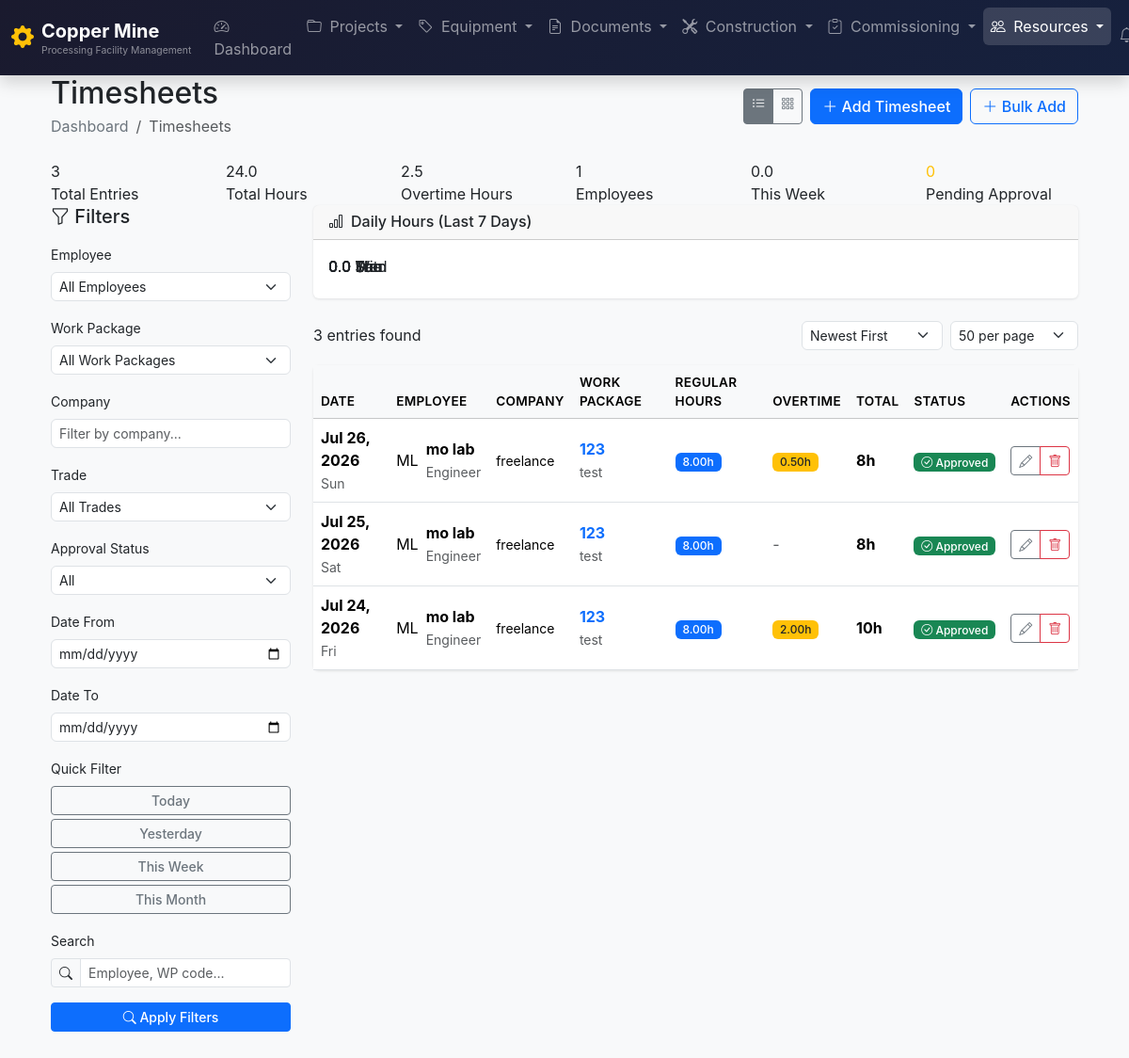
The app's page /resources/timesheets/ (signed in), older data.
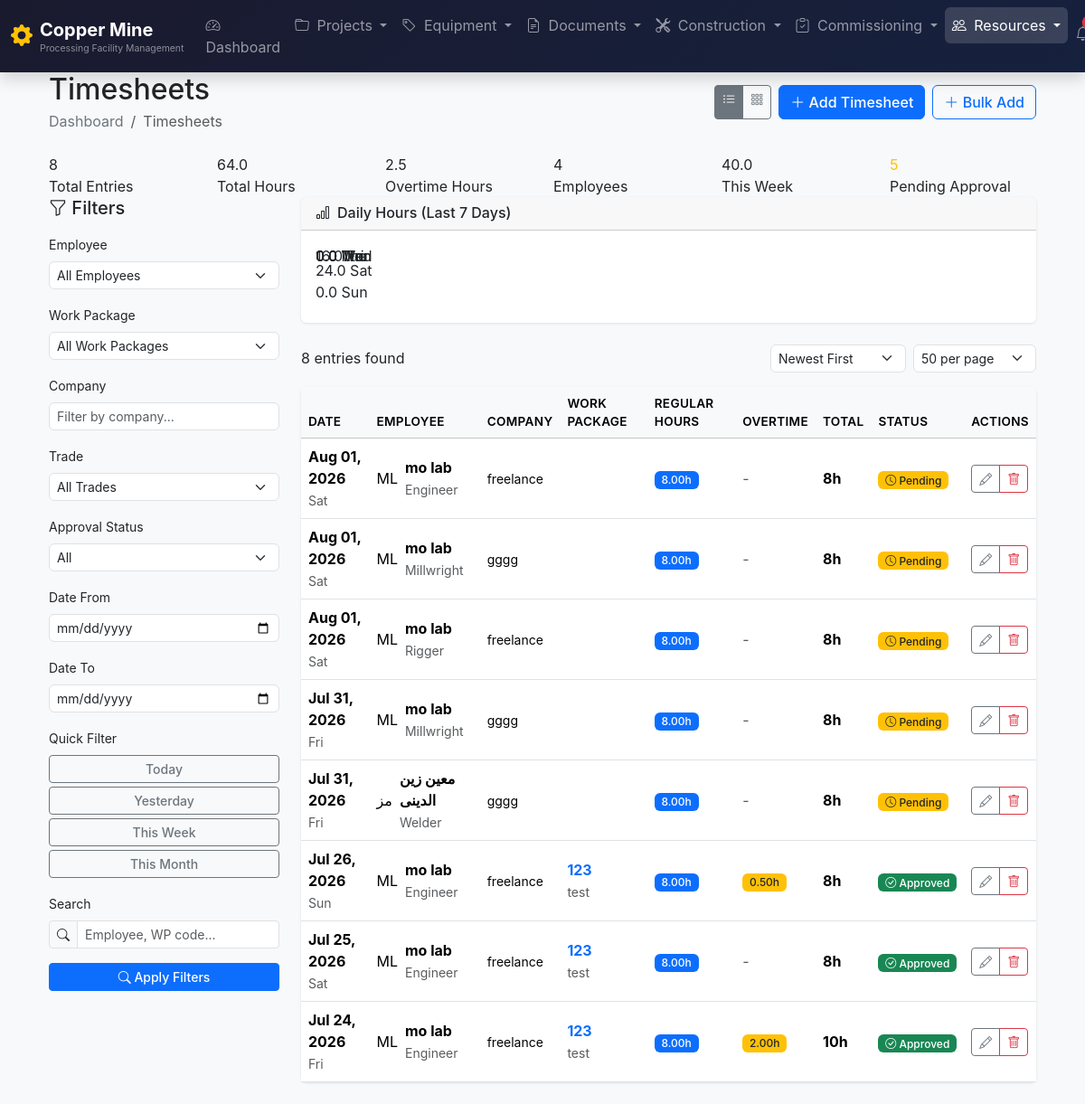
The same page, newer data.
### resources/models.py (models this page shows, shortened)
class Timesheet(models.Model):
	employee = models.ForeignKey(
			Employee, on_delete=models.CASCADE, related_name='timesheets'
			)
	work_package = models.ForeignKey(
			'construction.WorkPackage', on_delete=models.CASCADE, related_name='timesheets',null=True,blank=True
			)
	date = models.DateField(default=timezone.now)
	hours_worked = models.DecimalField(max_digits=4, decimal_places=2,default=8)
	overtime_hours = models.DecimalField(max_digits=4, decimal_places=2, default=0.00)
	is_approved = models.BooleanField(default=False)
	approved_by = models.ForeignKey(
			User, on_delete=models.SET_NULL, null=True, blank=True,
			related_name='approved_timesheets'
			)
	notes = models.TextField(blank=True)
	created_at = models.DateTimeField(auto_now_add=True)
	updated_at = models.DateTimeField(auto_now=True)
	class Meta:
		unique_together = ['employee', 'work_package', 'date']
		ordering = ['-date']
		verbose_name = 'Timesheet'
		verbose_name_plural = 'Timesheets'

class Employee(models.Model):
	class Trade(models.TextChoices):
		MILLWRIGHT = 'MLWR', 'Millwright'
		ELECTRICIAN = 'ELEC', 'Electrician'
		WELDER = 'WELD', 'Welder'
		PIPE_FITTER = 'PIPE', 'Pipe Fitter'
		INSTRUMENT_TECH = 'INST', 'Instrument Technician'
		RIGGER = 'RIGG', 'Rigger'
		SUPERVISOR = 'SUPV', 'Supervisor'
		ENGINEER = 'ENGR', 'Engineer'
		SAFETY_OFFICER = 'SAFE', 'Safety Officer'
		LABORER = 'LAB', 'Laborer'
		OPERATOR = 'OPER', 'Operator'
		OTHER = 'OTHR', 'Other'
	user = models.OneToOneField(
			User, on_delete=models.SET_NULL, null=True, blank=True,
			related_name='employee_profile'
			)
	employee_id = models.CharField(max_length=50, unique=True)
	first_name = models.CharField(max_length=100)
	last_name = models.CharField(max_length=100)
	company = models.CharField(max_length=255, help_text="Contractor or employer name")
	trade = models.CharField(max_length=5, choices=Trade.choices)
	phone = models.CharField(max_length=50, blank=True)
	email = models.EmailField(blank=True)
	is_active = models.BooleanField(default=True)
	hire_date = models.DateField(null=True, blank=True)
	termination_date = models.DateField(null=True, blank=True)
	notes = models.TextField(blank=True)
	created_at = models.DateTimeField(auto_now_add=True)
	updated_at = models.DateTimeField(auto_now=True)
	class Meta:
		ordering = ['last_name', 'first_name']
		verbose_name = 'Employee'
		verbose_name_plural = 'Employees'
	@property
	def full_name(self):
		return f"{self.first_name} {self.last_name}"

### construction/models.py (models this page shows, shortened)
class WorkPackage(models.Model):
	class Status(models.TextChoices):
		NOT_STARTED = 'NSTA', 'Not Started'
		MOBILIZING = 'MOB', 'Mobilizing'
		IN_PROGRESS = 'IPRO', 'In Progress'
		COMPLETE = 'COMP', 'Complete'
		ON_HOLD = 'HOLD', 'On Hold'
	project = models.ForeignKey(
			'core.Project', on_delete=models.CASCADE, related_name='work_packages'
			)
	code = models.CharField(max_length=50)
	name = models.CharField(max_length=500)
	area = models.ForeignKey(
			'core.Area', on_delete=models.PROTECT, related_name='work_packages'
			)
	system = models.ForeignKey(
			'core.System', on_delete=models.SET_NULL, null=True, blank=True,
			related_name='work_packages'
			)
	description = models.TextField(blank=True)
	supervisor = models.ForeignKey(
			User, on_delete=models.SET_NULL, null=True, blank=True,
			related_name='supervised_work_packages'
			)
	contractor = models.CharField(
			max_length=255, blank=True, help_text="Company executing the work"
			)
	planned_start = models.DateField()
	planned_finish = models.DateField()
	actual_start = models.DateField(null=True, blank=True)
	actual_finish = models.DateField(null=True, blank=True)
	status = models.CharField(max_length=4, choices=Status.choices, default=Status.NOT_STARTED)
	percent_complete = models.DecimalField(max_digits=5, decimal_places=2, default=0.00)
	priority = models.PositiveSmallIntegerField(default=3, help_text="1=Highest, 5=Lowest")
	notes = models.TextField(blank=True)
	created_at = models.DateTimeField(auto_now_add=True)
	updated_at = models.DateTimeField(auto_now=True)
	class Meta:
		ordering = ['code']
		verbose_name = 'Work Package'
		verbose_name_plural = 'Work Packages'

### resources/views.py (the view, shortened to what this page needs)
# urls.py: path('timesheets/', TimesheetListView.as_view(), name='timesheet_list'),
class TimesheetListView(LoginRequiredMixin, generic.ListView):
	model = Timesheet
	template_name = 'resources/timesheet_list.html'
	context_object_name = 'timesheets'
	paginate_by = 50
	def get_queryset(self):
		queryset = Timesheet.objects.select_related(
				'employee',
				'work_package__project',
				'work_package__area',
				'approved_by'
				)
		form = TimesheetSearchForm(self.request.GET)
		if form.is_valid():
			data = form.cleaned_data
			if data.get('employee'):
				queryset = queryset.filter(employee=data['employee'])
			if data.get('work_package'):
				queryset = queryset.filter(work_package=data['work_package'])
			if data.get('project'):
				queryset = queryset.filter(work_package__project=data['project'])
			if data.get('company'):
				queryset = queryset.filter(employee__company__icontains=data['company'])
			if data.get('trade'):
				queryset = queryset.filter(employee__trade=data['trade'])
			if data.get('date_from'):
				queryset = queryset.filter(date__gte=data['date_from'])
			if data.get('date_to'):
				queryset = queryset.filter(date__lte=data['date_to'])
			if data.get('is_approved') in ['true', 'false']:
				queryset = queryset.filter(is_approved=data['is_approved'] == 'true')
		sort = self.request.GET.get('sort', '-date')
		allowed_sorts = [
				'date', '-date',
				'employee__last_name', '-employee__last_name',
				'employee__first_name', '-employee__first_name',
				'hours_worked', '-hours_worked',
				'work_package__code', '-work_package__code',
				'is_approved', '-is_approved',
				]
		if sort in allowed_sorts:
			queryset = queryset.order_by(sort)
		return queryset
	def get_paginate_by(self, queryset):
		per_page = self.request.GET.get('per_page', '50')
		try:
			return min(int(per_page), 200)
		except ValueError:
			return 50
	def get_context_data(self, **kwargs):
		context = super().get_context_data(**kwargs)
		context['search_form'] = TimesheetSearchForm(self.request.GET)
		context['view_mode'] = self.request.GET.get('view', 'table')
		date_from = self.request.GET.get('date_from')
		date_to = self.request.GET.get('date_to')
		if not date_from:
			date_from = (timezone.now().date() - timedelta(days=30)).isoformat()
		if not date_to:
			date_to = timezone.now().date().isoformat()
		base_queryset = Timesheet.objects.all()
		project_id = self.request.GET.get('project')
		if project_id:
			base_queryset = base_queryset.filter(work_package__project_id=project_id)
		stats = base_queryset.aggregate(
				total_entries=Count('id'),
				total_hours=Sum('hours_worked'),
				total_overtime=Sum('overtime_hours'),
				avg_hours_per_day=Avg('hours_worked'),
				total_employees=Count('employee', distinct=True),
				total_work_packages=Count('work_package', distinct=True)
				)
		context['total_entries'] = stats['total_entries'] or 0
		context['total_hours'] = stats['total_hours'] or 0
		context['total_overtime'] = stats['total_overtime'] or 0
		context['avg_hours_per_day'] = round(stats['avg_hours_per_day'] or 0, 1)
		context['total_employees'] = stats['total_employees'] or 0
		context['total_work_packages'] = stats['total_work_packages'] or 0
		context['pending_approval'] = base_queryset.filter(is_approved=False).count()
		today = timezone.now().date()
		week_start = today - timedelta(days=today.weekday())
		week_end = week_start + timedelta(days=6)
		weekly_data = base_queryset.filter(
				date__gte=week_start,
				date__lte=week_end
				).aggregate(
				week_hours=Sum('hours_worked'),
				week_overtime=Sum('overtime_hours'),
				week_employees=Count('employee', distinct=True)
				)
		context['week_hours'] = weekly_data['week_hours'] or 0
		context['week_overtime'] = weekly_data['week_overtime'] or 0
		context['week_employees'] = weekly_data['week_employees'] or 0
		context['top_employees'] = base_queryset.values(
				'employee__first_name',
				'employee__last_name',
				'employee__employee_id',
				'employee__company'
				).annotate(
				total_hours=Sum('hours_worked'),
				total_days=Count('date', distinct=True)
				).order_by('-total_hours')[:10]
		context['hours_by_work_package'] = base_queryset.values(
				'work_package__code',
				'work_package__name',
				'work_package_id'
				).annotate(
				total_hours=Sum('hours_worked'),
				total_overtime=Sum('overtime_hours'),
				employee_count=Count('employee', distinct=True)
				).order_by('-total_hours')[:10]
		daily_hours = []
		for i in range(6, -1, -1):
			day = today - timedelta(days=i)
			day_data = base_queryset.filter(date=day).aggregate(
					hours=Sum('hours_worked'),
					entries=Count('id')
					)
			daily_hours.append({
					'date': day,
					'day_name': day.strftime('%a'),
					'hours': float(day_data['hours'] or 0),
					'entries': day_data['entries'] or 0
					})
		context['daily_hours'] = daily_hours
		context['employees'] = Employee.objects.filter(is_active=True).order_by('last_name', 'first_name')
		context['work_packages'] = WorkPackage.objects.filter(
				status__in=['IPRO', 'MOB', 'NSTA']
				).select_related('project').order_by('code')
		context['today'] = today
		return context

### templates/resources/timesheet_list.html (shortened to what the changed rows need)
{% extends 'base.html' %}
{% load static %}
{% block content %}
<div class="container-fluid py-4">
  <div class="d-flex justify-content-between align-items-center mb-4">
    <div>
      <h1 class="h2 mb-1">Timesheets</h1>
    </div>
  </div>
  <div class="stats-banner">
    <div class="row">
      <div class="col">
        <div class="stat-item">
          <div class="stat-value">{{ total_entries }}</div>
          <div class="stat-label">Total Entries</div>
        </div>
      </div>
      <div class="col">
        <div class="stat-item">
          <div class="stat-value">{{ total_hours|floatformat:1 }}</div>
          <div class="stat-label">Total Hours</div>
        </div>
      </div>
      <div class="col">
        <div class="stat-item">
          <div class="stat-value">{{ total_employees }}</div>
          <div class="stat-label">Employees</div>
        </div>
      </div>
      <div class="col">
        <div class="stat-item">
          <div class="stat-value">{{ week_hours|floatformat:1 }}</div>
          <div class="stat-label">This Week</div>
        </div>
      </div>
      <div class="col">
        <div class="stat-item">
          <div class="stat-value text-warning">{{ pending_approval }}</div>
          <div class="stat-label">Pending Approval</div>
        </div>
      </div>
    </div>
  </div>
  <div class="row">
    <div class="col-lg-9">
      <div class="card mb-4">
        <div class="card-body">
          <div class="chart-bar">
            {% for day in daily_hours %}
            <div class="bar" style="height: {% widthratio day.hours 1 1 %}px; max-height: 100px;">
              <span class="bar-value">{{ day.hours|floatformat:1 }}</span>
              <span class="bar-label">{{ day.day_name }}</span>
            </div>
            {% endfor %}
          </div>
        </div>
      </div>
      <div class="d-flex justify-content-between align-items-center mb-3">
        <div class="pagination-info">
          {% if is_paginated %}
          Showing {{ page_obj.start_index }} - {{ page_obj.end_index }} of {{ page_obj.paginator.count }} entries
          {% else %}
          {{ timesheets.count }} entries found
          {% endif %}
        </div>
        <div class="d-flex align-items-center gap-2">
          <select name="sort" class="form-select form-select-sm" style="width: auto;" onchange="updateSort(this.value)">
          </select>
          <select name="per_page" class="form-select form-select-sm" style="width: auto;" onchange="updatePerPage(this.value)">
          </select>
        </div>
      </div>
      {% if timesheets %}
      {% if view_mode == 'table' %}
      <div class="card">
        <div class="table-responsive">
          <table class="table table-hover align-middle mb-0">
            <thead class="table-light">
            <tr>
              <th>Date</th>
              <th>Employee</th>
              <th>Company</th>
              <th>Work Package</th>
              <th>Regular Hours</th>
              <th>Overtime</th>
              <th>Total</th>
              <th>Status</th>
              <th>Actions</th>
            </tr>
            </thead>
            <tbody>
            {% for ts in timesheets %}
            <tr class="timesheet-row {% if ts.is_approved %}approved{% else %}pending{% endif %}">
              <td>
                <strong>{{ ts.date|date:"M d, Y" }}</strong>
                <br>
                <small class="text-muted">{{ ts.date|date:"D" }}</small>
              </td>
              <td>
                <div class="d-flex align-items-center">
                  <div class="employee-avatar me-2">
                    {{ ts.employee.first_name|first|upper }}{{ ts.employee.last_name|first|upper }}
                  </div>
                  <div>
                    <strong>{{ ts.employee.full_name }}</strong>
                    <br>
                    <small class="text-muted">{{ ts.employee.get_trade_display }}</small>
                  </div>
                </div>
              </td>
              <td>
                <small>{{ ts.employee.company|truncatechars:20 }}</small>
              </td>
              <td>
                <a href="{% url 'construction:work_package_detail' ts.work_package.pk %}" class="text-decoration-none">
                  <strong>{{ ts.work_package.code }}</strong>
                </a>
                <br>
                <small class="text-muted">{{ ts.work_package.name|truncatechars:30 }}</small>
              </td>
              <td>
                <span class="badge bg-primary hours-badge">{{ ts.hours_worked }}h</span>
              </td>
              <td>
                {% if ts.overtime_hours > 0 %}
                <span class="badge bg-warning text-dark overtime-badge">{{ ts.overtime_hours }}h</span>
                {% else %}
                <span class="text-muted">-</span>
                {% endif %}
              </td>
              <td>
                <strong>{{ ts.hours_worked|add:ts.overtime_hours }}h</strong>
              </td>
              <td>
                {% if ts.is_approved %}
                <span class="badge bg-success">
                                            <i class="bi bi-check-circle"></i> Approved
                                        </span>
                {% if ts.approved_by %}
                <br><small class="text-muted">{{ ts.approved_by.get_full_name|truncatechars:15 }}</small>
                {% endif %}
                {% else %}
                <span class="badge bg-warning text-dark approval-status"
                      onclick="event.stopPropagation(); approveTimesheet({{ ts.pk }})">
                                            <i class="bi bi-clock"></i> Pending
                                        </span>
                {% endif %}
              </td>
              <td>
                <div class="btn-group btn-group-sm">
                  <a href="#"
                     class="btn btn-outline-secondary" title="Edit">
                    <i class="bi bi-pencil"></i>
                  </a>
                  <a href="#"
                     class="btn btn-outline-danger" title="Delete">
                    <i class="bi bi-trash"></i>
                  </a>
                </div>
              </td>
            </tr>
            {% endfor %}
            </tbody>
          </table>
        </div>
      </div>
      {% endif %}
      {% endif %}
    </div>
  </div>
</div>
{% endblock %}

Row changes from the older to the newer data that the page shows:
added Timesheet: date "Aug 01, 2026", date "Sat", employee.first_name|first "M", employee.last_name|first "L", employee.full_name "mo lab", employee.trade "Engineer", employee.company "freelance", hours_worked "8.00", hours_worked|add "8"
added Timesheet: date "Aug 01, 2026", date "Sat", employee.first_name|first "M", employee.last_name|first "L", employee.full_name "mo lab", employee.trade "Millwright", employee.company "gggg", hours_worked "8.00", hours_worked|add "8"
added Timesheet: date "Aug 01, 2026", date "Sat", employee.first_name|first "M", employee.last_name|first "L", employee.full_name "mo lab", employee.trade "Rigger", employee.company "freelance", hours_worked "8.00", hours_worked|add "8"
added Timesheet: date "Jul 31, 2026", date "Fri", employee.first_name|first "M", employee.last_name|first "L", employee.full_name "mo lab", employee.trade "Millwright", employee.company "gggg", hours_worked "8.00", hours_worked|add "8"
added Timesheet: date "Jul 31, 2026", date "Fri", employee.first_name|first "م", employee.last_name|first "ز", employee.full_name "معین زین الدینی", employee.trade "Welder", employee.company "gggg", hours_worked "8.00", hours_worked|add "8"
Text that changed along with them:
{{ total_entries }}: "3" → "8"
{{ total_hours|floatformat:1 }}: "24.0" → "64.0"
{{ total_employees }}: "1" → "4"
{{ week_hours|floatformat:1 }}: "0.0" → "40.0"
{{ pending_approval }}: "0" → "5"
{{ timesheets.count }}: "3" → "8"
new list line: "16.0 Fri"
new list line: "24.0 Sat"
list line gone: "0.0 Fri"
list line gone: "0.0 Sat"
